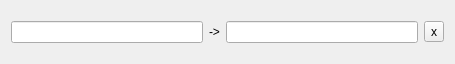
<?xml version="1.0" encoding="UTF-8"?>
<ui version="4.0">
 <class>DataImportFilterWidgetClass</class>
 <widget class="QWidget" name="DataImportFilterWidgetClass">
  <property name="geometry">
   <rect>
    <x>0</x>
    <y>0</y>
    <width>455</width>
    <height>64</height>
   </rect>
  </property>
  <property name="windowTitle">
   <string>DataImportFilterWidget</string>
  </property>
  <layout class="QHBoxLayout" name="horizontalLayout">
   <item>
    <widget class="QLineEdit" name="lineEditInputFormat"/>
   </item>
   <item>
    <widget class="QLabel" name="labelArrow">
     <property name="text">
      <string>-&gt;</string>
     </property>
    </widget>
   </item>
   <item>
    <widget class="QLineEdit" name="lineEditOutputFormat"/>
   </item>
   <item>
    <widget class="QToolButton" name="buttonDelete">
     <property name="text">
      <string>x</string>
     </property>
    </widget>
   </item>
  </layout>
 </widget>
 <layoutdefault spacing="6" margin="11"/>
 <resources/>
 <connections/>
</ui>
